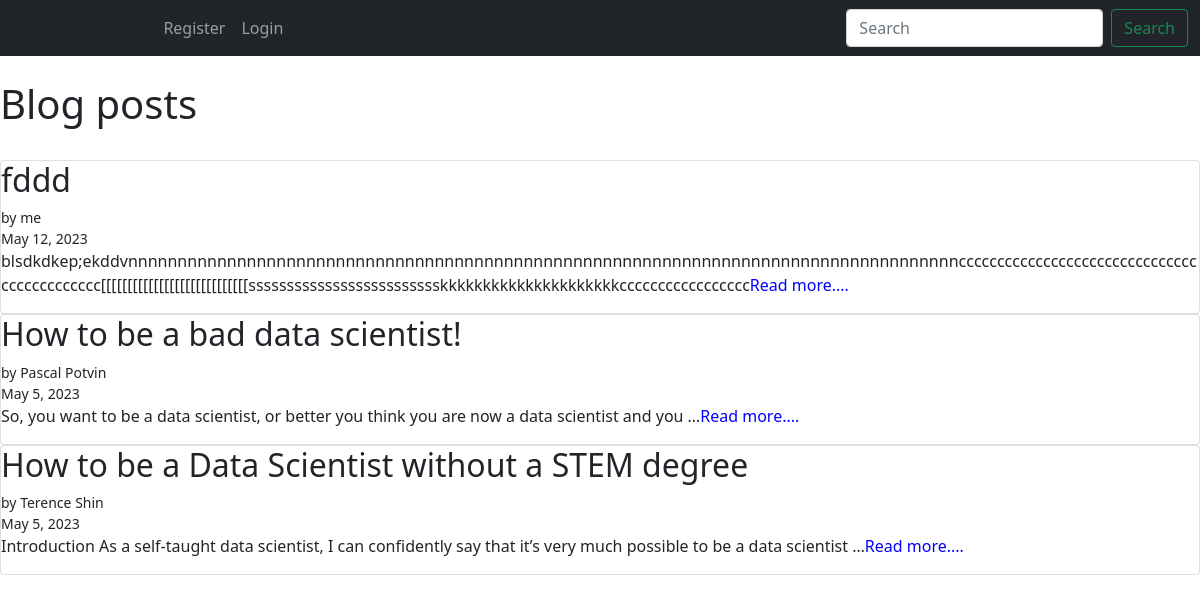
The app's page /, older data.
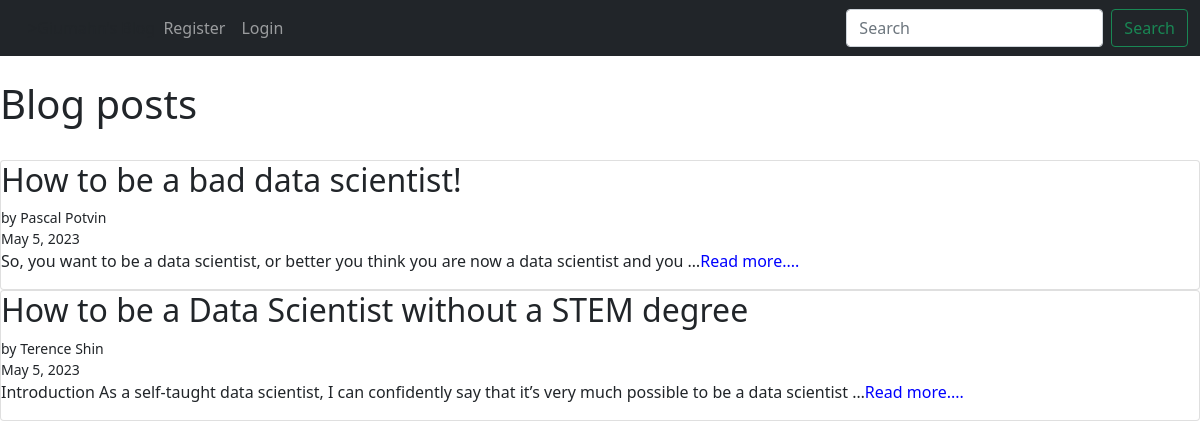
The same page, newer data.
### posts/models.py (models this page shows, shortened)
class Post(models.Model):
    title = models.CharField(max_length=500)
    title_tag = models.CharField(max_length=500, default="")
    author = models.CharField(max_length=100)
    body = models.TextField(max_length=10000000)
    date_created = models.DateField(auto_now_add=True)

### posts/views.py (the view)
# urls.py: path('', views.index, name='index'),
def index(request):
    posts = Post.objects.all()
    ordering = ['date_created']
    return render(request, 'index.html', {'posts': posts, 'ordering':ordering})

### posts/templates/index.html (shortened to what this page needs)
{% extends 'base.html' %}
{% block content %}
<br>
<h1>Blog posts</h1>
<br>
<div class="row">
  <div class="leftcolumn">
    {% for post in posts reversed %}
    <div class="card">
        <h2>{{post.title}}</h2>
        <small>by {{post.author}}</small>
        <small>{{post.date_created}}</small>
        <p>{{post.body|truncatewords:20}}<a style="text-decoration: none; color: blue;" href="post/{{ post.id }}">Read more....</a></p>
    </div>
    {% endfor %}
  </div>
</div>
{% endblock %}

Row changes from the older to the newer data that the page shows:
removed Post: title "fddd", author "me", date_created "May 12, 2023", body "blsdkdkep;ekddvnnnnnnnnnnnnnnnnnnnnnnnnnnnnnnnnnnnnnnnnnnnnnnnnnnnnnnnnnnnnnnnnnnnnnnnnnnnnnnnnnnnncccccccccccccccccccccccccccccccccccccccccccc[[[[[[[[[[[[[[[[[[[[[[[[[[[[ssssssssssssssssssssssssskkkkkkkkkkkkkkkkkkkkkccccccccccccccccc"
